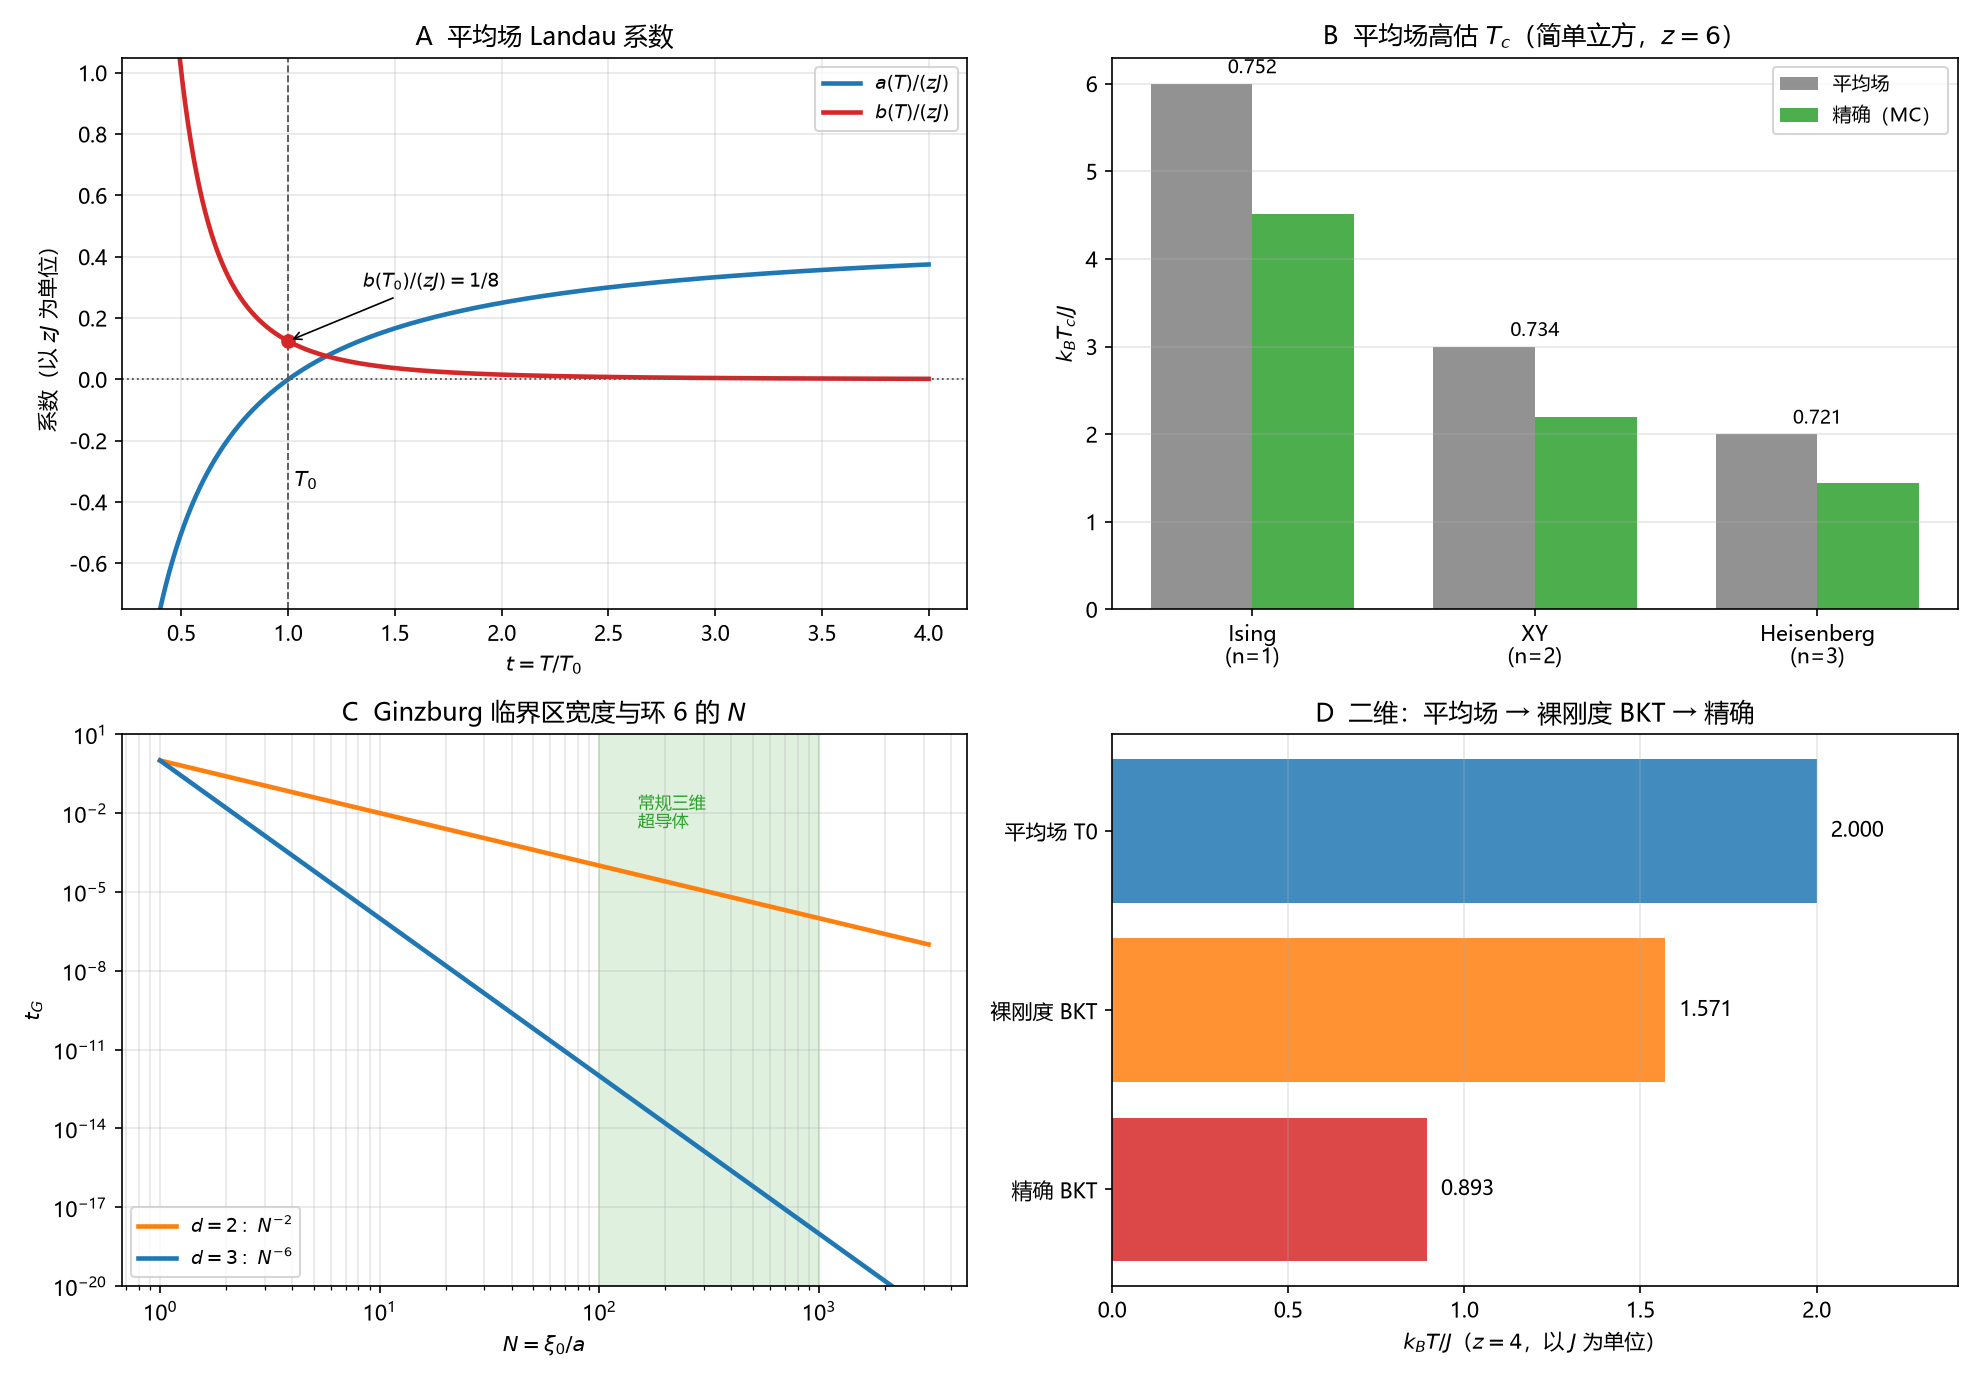

Source code (Python):
# -*- coding: utf-8 -*-
"""
环 19／`审-11` 的数值核对。

1. a(T)/(zJ) 与 b(T)/(zJ) 随 T/T0 的曲线（a 过零、b 单调下降、b(T0)=1/8）；
2. 平均场 vs 精确 Tc/J（Ising、XY、Heisenberg，简单立方）；
3. Ginzburg 临界区宽度 t_G 对 N=xi/a（d=2 斜率 -2，d=3 斜率 -6），标出超导体带；
4. 二维阶梯：平均场 2J → 裸刚度 BKT 1.571J → 精确 0.893J。

外部数值只进对照表，不参与曲线。
"""

import csv
import os

import numpy as np
import matplotlib
matplotlib.use("Agg")
import matplotlib.pyplot as plt

plt.rcParams["font.sans-serif"] = ["Microsoft YaHei", "SimHei", "DejaVu Sans"]
plt.rcParams["axes.unicode_minus"] = False

HERE = os.path.dirname(os.path.abspath(__file__))
OUT_PNG = os.path.join(HERE, "环19_审11_Landau.png")
OUT_CSV = os.path.join(HERE, "环19_审11_Landau.csv")


def a_over_zJ(t):
    """a(T)/(zJ) with t = T/T0: (1/2)(1 - 1/t)."""
    t = np.asarray(t, dtype=float)
    return 0.5 * (1.0 - 1.0 / t)


def b_over_zJ(t):
    """b(T)/(zJ) with t = T/T0 and k_B T0 = zJ/2: 1/(8 t^3)."""
    t = np.asarray(t, dtype=float)
    return 1.0 / (8.0 * t ** 3)


def main():
    rows = []

    # ---------------- 1. 系数曲线
    for t in (0.5, 0.8, 1.0, 1.25, 2.0, 4.0):
        rows.append(("a_over_zJ", t, float(a_over_zJ(t)), 0.0, np.nan))
        rows.append(("b_over_zJ", t, float(b_over_zJ(t)), 0.125, np.nan))
    print("a(0.8)/zJ =", float(a_over_zJ(0.8)), " a(1.25)/zJ =", float(a_over_zJ(1.25)))
    print("b(1)/zJ =", float(b_over_zJ(1.0)), " (target 0.125)")
    print("b(2)/zJ =", float(b_over_zJ(2.0)), " (target 1/64 =", 1 / 64, ")")

    # ---------------- 2. 平均场 vs 精确（简单立方，z=6）
    models = [
        ("Ising", 1, 6.0, 4.511525),
        ("XY", 2, 3.0, 2.2019),
        ("Heisenberg", 3, 2.0, 1.442928),
    ]
    print("\n模型      MF Tc/J   精确 Tc/J   比值      偏差")
    for name, n, mf, ex in models:
        ratio = ex / mf
        dev = (ex - mf) / mf
        print(f"{name:10s} {mf:8.4f} {ex:10.6f} {ratio:9.5f} {dev*100:8.2f}%")
        rows.append(("tc_compare", n, mf, ex, ratio))

    # ---------------- 3. Ginzburg 宽度
    print("\nGinzburg  t_G = N^(-2d/(4-d))")
    for d in (2, 3):
        expo = 2 * d / (4 - d)
        for N in (1.0, 10.0, 100.0, 1000.0):
            tg = N ** (-expo)
            rows.append((f"tG_d{d}", N, tg, expo, np.nan))
            print(f"  d={d}  N={N:7.1f}  t_G={tg:.3e}  (exponent {expo:.3f})")

    # ---------------- 4. 二维阶梯
    ladder = [("平均场 T0", 2.0), ("裸刚度 BKT", np.pi / 2), ("精确 BKT", 0.8933)]
    print("\n二维阶梯（z=4，以 J 为单位）")
    for lab, val in ladder:
        print(f"  {lab}: {val:.4f}")
        rows.append(("ladder_2d", val, np.nan, np.nan, np.nan))

    # ---------------- CSV
    with open(OUT_CSV, "w", newline="", encoding="utf-8-sig") as f:
        wr = csv.writer(f)
        wr.writerow(["kind", "x", "y", "y_ref", "extra"])
        wr.writerows(rows)

    # ---------------- 画图
    fig, ax = plt.subplots(2, 2, figsize=(13.2, 9.2))

    # A: 系数
    tt = np.linspace(0.4, 4.0, 800)
    ax[0, 0].plot(tt, a_over_zJ(tt), lw=2.2, color="tab:blue", label=r"$a(T)/(zJ)$")
    ax[0, 0].plot(tt, b_over_zJ(tt), lw=2.2, color="tab:red", label=r"$b(T)/(zJ)$")
    ax[0, 0].axhline(0.0, color="0.35", lw=0.9, ls=":")
    ax[0, 0].axvline(1.0, color="0.35", lw=0.9, ls="--")
    ax[0, 0].plot([1.0], [0.125], "o", color="tab:red", ms=6)
    ax[0, 0].annotate(r"$b(T_0)/(zJ)=1/8$", xy=(1.0, 0.125), xytext=(1.35, 0.30),
                      fontsize=9, arrowprops=dict(arrowstyle="->", lw=0.8))
    ax[0, 0].text(1.03, -0.35, r"$T_0$", fontsize=10)
    ax[0, 0].set_xlabel(r"$t=T/T_0$")
    ax[0, 0].set_ylabel("系数（以 $zJ$ 为单位）")
    ax[0, 0].set_title("A  平均场 Landau 系数")
    ax[0, 0].set_ylim(-0.75, 1.05)
    ax[0, 0].legend(fontsize=9)
    ax[0, 0].grid(alpha=0.3)

    # B: MF vs 精确
    names = [m[0] for m in models]
    mf_vals = [m[2] for m in models]
    ex_vals = [m[3] for m in models]
    x = np.arange(len(names))
    w = 0.36
    ax[0, 1].bar(x - w / 2, mf_vals, w, label="平均场", color="tab:gray", alpha=0.85)
    ax[0, 1].bar(x + w / 2, ex_vals, w, label="精确（MC）", color="tab:green", alpha=0.85)
    for i, (m, e) in enumerate(zip(mf_vals, ex_vals)):
        ax[0, 1].text(i, max(m, e) + 0.12, f"{e/m:.3f}", ha="center", fontsize=9)
    ax[0, 1].set_xticks(x)
    ax[0, 1].set_xticklabels([f"{n}\n(n={m[1]})" for n, m in zip(names, models)])
    ax[0, 1].set_ylabel(r"$k_BT_c/J$")
    ax[0, 1].set_title("B  平均场高估 $T_c$（简单立方，$z=6$）")
    ax[0, 1].legend(fontsize=9)
    ax[0, 1].grid(alpha=0.3, axis="y")

    # C: Ginzburg
    NN = np.logspace(0.0, 3.5, 600)
    ax[1, 0].loglog(NN, NN ** -2.0, lw=2.2, color="tab:orange", label=r"$d=2:\ N^{-2}$")
    ax[1, 0].loglog(NN, NN ** -6.0, lw=2.2, color="tab:blue", label=r"$d=3:\ N^{-6}$")
    ax[1, 0].axvspan(1e2, 1e3, color="tab:green", alpha=0.15)
    ax[1, 0].text(1.5e2, 3e-3, "常规三维\n超导体", fontsize=8, color="tab:green")
    ax[1, 0].set_xlabel(r"$N=\xi_0/a$")
    ax[1, 0].set_ylabel(r"$t_G$")
    ax[1, 0].set_title("C  Ginzburg 临界区宽度与环 6 的 $N$")
    ax[1, 0].set_ylim(1e-20, 10.0)
    ax[1, 0].legend(fontsize=9, loc="lower left")
    ax[1, 0].grid(alpha=0.3, which="both")

    # D: 二维阶梯
    labs = [l for l, _ in ladder]
    vals = [v for _, v in ladder]
    ax[1, 1].barh(labs[::-1], vals[::-1], color=["tab:blue", "tab:orange", "tab:red"][::-1],
                  alpha=0.85)
    for i, v in enumerate(vals[::-1]):
        ax[1, 1].text(v + 0.04, i, f"{v:.3f}", va="center", fontsize=10)
    ax[1, 1].set_xlabel(r"$k_BT/J$（$z=4$，以 $J$ 为单位）")
    ax[1, 1].set_title("D  二维：平均场 → 裸刚度 BKT → 精确")
    ax[1, 1].set_xlim(0.0, 2.4)
    ax[1, 1].grid(alpha=0.3, axis="x")

    fig.tight_layout()
    fig.savefig(OUT_PNG, dpi=150)
    plt.close(fig)
    print("\nsaved:", OUT_PNG)
    print("saved:", OUT_CSV)


if __name__ == "__main__":
    main()
